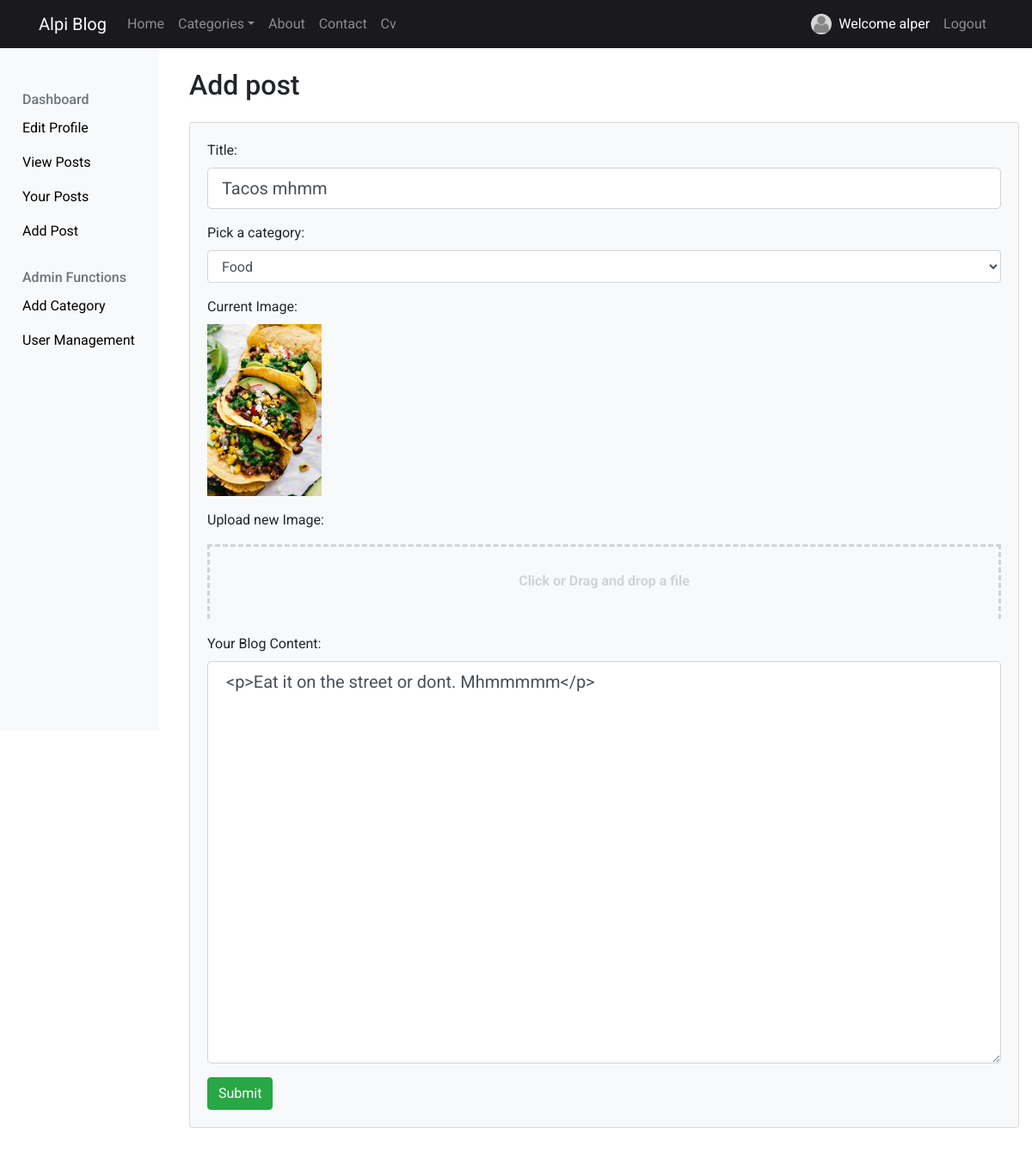
Page /src/dashboard/edit/tacos-mhmm (signed in) on the committed database.
### tables this page shows
CREATE TABLE `posts` (
  `id` int(11) NOT NULL,
  `header` varchar(180) NOT NULL,
  `content` text NOT NULL,
  `timestamp` timestamp NOT NULL DEFAULT current_timestamp(),
  `user_id` int(11) NOT NULL,
  `file_id` int(11) NOT NULL,
  `category_id` int(11) NOT NULL,
  `slug` varchar(255) DEFAULT NULL
);

CREATE TABLE `user` (
  `id` int(11) NOT NULL,
  `firstname` varchar(32) NOT NULL,
  `lastname` varchar(32) NOT NULL,
  `email` varchar(32) NOT NULL,
  `password` varchar(255) NOT NULL,
  `login_attempts` int(11) DEFAULT NULL,
  `permission_id` tinyint(1) NOT NULL DEFAULT 2,
  `file_id` int(11) DEFAULT NULL
);

CREATE TABLE `file` (
  `id` int(11) NOT NULL,
  `name` varchar(70) NOT NULL,
  `image` varchar(255) NOT NULL,
  `thumb` varchar(255) NOT NULL,
  `size` int(11) NOT NULL
);

### src/index.php (called while the page is built, shortened)
<?php
include 'lib/Message.php';
include 'lib/Database.php';
include 'lib/Session.php';
include 'lib/Model.php';
include 'lib/Controller.php';
$app = new Application();

### src/lib/Session.php (called while the page is built, shortened)
<?php
class Session {
    static public function get($key) {
        if (isset($_SESSION[$key]))
            return $_SESSION[$key];
    }
}

### src/lib/Model.php (called while the page is built, shortened)
<?php
class Model {
    function __construct() {
        $this->db = new Database();
    }
}

### src/lib/Database.php (called while the page is built, shortened)
<?php
class Database extends PDO {
    public function __construct() {
        try {
            $dsn = DB_TYPE . ':host=' . DB_HOST . ';port=' . DB_PORT . ';dbname=' . DB_NAME;
            $username = DB_USER;
            $passwd = DB_PASS;
        }
        catch(PDOException $e) {
            echo "Connection failed: " . $e->getMessage();
        }
    }
}

### src/model/Dashboard_Model.php (called while the page is built, shortened)
<?php
    class Dashboard_Model extends Model {
        public function getPostById($slug) {
            $sql = "SELECT user.firstname, user.lastname, file.image, file.thumb, category.category_name, posts.*
            FROM user
            JOIN posts
            ON user.id = posts.user_id
            JOIN file
            ON file.id = posts.file_id
            JOIN category
            ON category.id = posts.category_id WHERE posts.slug = :slug";
            $obj = $this->db->prepare($sql);
            $obj->execute(array(
                ":slug" => $slug
            ));
            if($obj->rowCount() > 0) {
                $data = $obj->fetchAll(PDO::FETCH_OBJ);
                return $data;
            }
            return false;
        }
    }

### src/lib/Controller.php (called while the page is built, shortened)
<?php
class Controller {
    public function loadModel() {
        $model_name = get_class($this) . '_Model';
        $model_file = 'model/' . $model_name . '.php';
        if (file_exists($model_file)) {
            $this->model = new $model_name;
        }
    }
}

### src/view/dashboard/edit.php (the view, shortened to what this page needs)
<?php include 'partial/sidebar.php'; ?>
<div class="col-md-10">
    <div class="container">
        <h2>Add post</h2>
        <div class="card card-body bg-light mt-4 mb-5">
        <?php foreach($this->posts as $post) : ?>
        <form action="<?php echo URL; ?>dashboard/doEdit/<?= $post->slug ?>" method="POST" enctype="multipart/form-data">
            <div class="form-group">
                <label for="title">Title:</label>
                <input type="text" name="header" class="form-control form-control-lg" value="<?= $post->header ?>">
            </div>
            <div class="form-group">
                <label for="category">Pick a category:</label>
                <select class="form-control" name="category_id">
                    <?php foreach ($this->posts as $post): ?>
                        <option value="<?= $post->id ?>"><?= $post->category_name ?></option>
                    <?php endforeach; ?>
                </select>
            </div>
            <div class="form-group inputDnD">
                <label for="title">Current Image:</label>
                <div>
                    <img class="" src="<?= URL . $post->thumb ?>" alt="Card image cap">
                </div>
            </div>
            <div class="form-group inputDnD">
                <label for="title">Upload new Image:</label>
            </div>
            <div class="form-group">
                <label for="body">Your Blog Content:</label>
                <textarea name="content" rows="15" id="post_text" class="form-control form-control-lg"> <?= $post->content ?> </textarea>
            </div>
            <input type="submit" class="btn btn-success" value="Submit">
        </form>
    </div>
    </div>
</div>
<?php endforeach; ?>

### src/partial/navbar.php (shortened to what this page needs)
<nav class="navbar navbar-expand-lg navbar-dark bg-dark fixed-top">
    <div class="container">
        <a class="navbar-brand" href="<?php echo URL; ?>"><?php echo SITENAME; ?></a>
        <div class="collapse navbar-collapse" id="navbarsExampleDefault">
        <ul class="navbar-nav mr-auto">
            <li class="nav-item">
                <a class="nav-link <?= (Session::get('controller_name') == 'Home') ? 'active' : '' ?>" href="<?= URL ?>home">Home</a>
            </li>
            <li class="nav-item dropdown">
                <a class="nav-link dropdown-toggle <?= (Session::get('controller_name') == 'Categories') ? 'active' : '' ?>" id="navbarDropdownMenuLink" data-toggle="dropdown" aria-haspopup="true" aria-expanded="false">Categories</a>
            </li>
            <li class="nav-item">
                <a class="nav-link <?= (Session::get('controller_name') == 'About') ? 'active' : '' ?>" href="<?= URL ?>about">About</a>
            </li>
            <li class="nav-item">
                <a class="nav-link <?= (Session::get('controller_name') == 'Contact') ? 'active' : '' ?>" href="<?= URL ?>contact">Contact</a>
            </li>
            <li class="nav-item">
                <a class="nav-link <?= (Session::get('controller_name') == 'Cv') ? 'active' : '' ?>" href="<?= URL ?>cv">Cv</a>
            </li>
        </ul>
        <ul class="navbar-nav ml-auto">
            <?php if(Session::get('user')): ?>
            <li class="nav-item">
                <a class="nav-link d-flex <?= (Session::get('controller_name') == 'Dashboard') ? 'active' : '' ?>" href="<?= URL ?>dashboard">
                    <img src="<?= (empty(Session::get('user')['image'])) ? DEFAULT_IMG : URL . Session::get('user')['image'] ?>" width="24" height="24" class="mr-2" alt="" style="border-radius: 50%">
                    <div>Welcome <?= Session::get('user')['firstname'] ?></div>
                </a>
            </li>
            <li class="nav-item">
                <a class="nav-link" href="<?=URL?>auth/logout">Logout</a>
            </li>
            <?php endif; ?>
        </ul>
        </div>
    </div>
</nav>

### src/public/css/main.css (style rules this page uses)
body { padding-top: 5rem; font-family: 'roboto', sans-serif; }
a { color: black; }
.bg-dark { background-color: #19191E !important; }
.navbar { padding: .5rem 0rem !important; }
.nav-link { cursor: pointer !important; }

### rows in the picture
posts: user.firstname "alper", header "Tacos mhmm", file.thumb (picture), content "<p>Eat it on the street or dont. Mhmmmmm</p>"

### other values in the picture
SITENAME "Alpi Blog"
form field category_id "Food"
